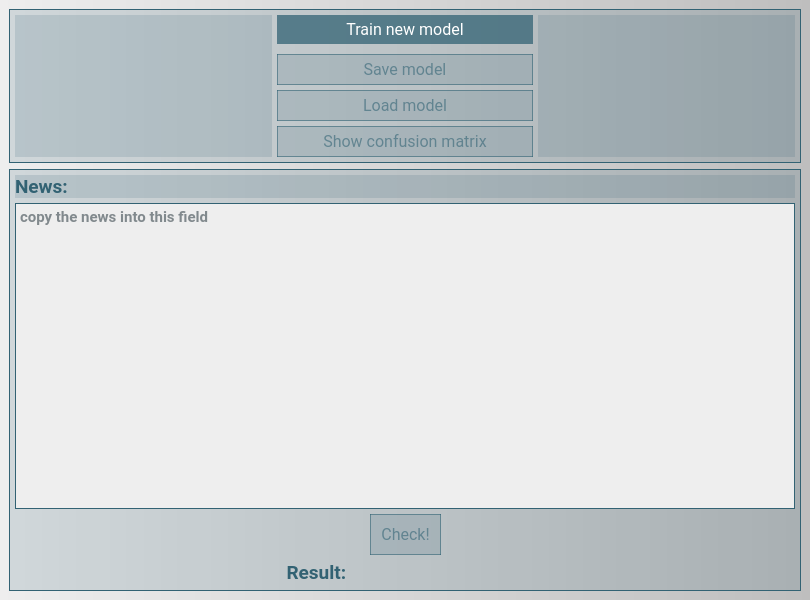
<?xml version="1.0" encoding="UTF-8"?>
<ui version="4.0">
 <class>MainWindow</class>
 <widget class="QMainWindow" name="MainWindow">
  <property name="geometry">
   <rect>
    <x>0</x>
    <y>0</y>
    <width>810</width>
    <height>600</height>
   </rect>
  </property>
  <property name="windowTitle">
   <string>Is news fake?</string>
  </property>
  <property name="styleSheet">
   <string notr="true">background-color: qlineargradient(spread:pad, x1:0, y1:0, x2:1, y2:0, stop:0 rgba(238, 238, 238, 255), stop:1 rgba(190, 190, 190, 255));
font-family: Roboto;</string>
  </property>
  <widget class="QWidget" name="centralwidget">
   <layout class="QVBoxLayout" name="verticalLayout">
    <item>
     <widget class="QFrame" name="top_frame">
      <property name="styleSheet">
       <string notr="true">font-size: 12pt;
color: rgba(50, 98, 115, 255);
border: 1px solid  rgba(50, 98, 115, 255);
background-color: rgba(50, 98, 115, 40);</string>
      </property>
      <layout class="QGridLayout" name="gridLayout">
       <property name="leftMargin">
        <number>5</number>
       </property>
       <property name="topMargin">
        <number>5</number>
       </property>
       <property name="rightMargin">
        <number>5</number>
       </property>
       <property name="bottomMargin">
        <number>5</number>
       </property>
       <property name="spacing">
        <number>5</number>
       </property>
       <item row="3" column="1">
        <widget class="QPushButton" name="load_model">
         <property name="enabled">
          <bool>false</bool>
         </property>
         <property name="styleSheet">
          <string notr="true">QPushButton {
background-color: rgba(50, 98, 115, 190);
font-size: 12pt;
color: White;
border: None;
padding: 5px;
}

QPushButton::hover {
background-color: rgba(50, 98, 115, 255);
border: 2px solid rgba(92, 158, 173, 255);
}

QPushButton::pressed {
background-color: rgba(92, 158, 173, 255);
border: 1px solid rgba(255, 255, 255, 255);
}

QPushButton::disabled {
background-color:  rgba(50, 98, 115, 40);
border: 1px solid rgba(50, 98, 115, 150);
color:  rgba(50, 98, 115, 150);
}</string>
         </property>
         <property name="text">
          <string>Load model</string>
         </property>
        </widget>
       </item>
       <item row="0" column="1">
        <widget class="QPushButton" name="train_model">
         <property name="styleSheet">
          <string notr="true">QPushButton {
background-color: rgba(50, 98, 115, 190);
font-size: 12pt;
color: White;
border: None;
padding: 5px;
}

QPushButton::hover {
background-color: rgba(50, 98, 115, 255);
border: 2px solid rgba(92, 158, 173, 255);
}

QPushButton::pressed {
background-color: rgba(92, 158, 173, 255);
border: 1px solid rgba(255, 255, 255, 255);
}

QPushButton::disabled {
background-color:  rgba(50, 98, 115, 40);
border: 1px solid rgba(50, 98, 115, 150);
color:  rgba(50, 98, 115, 150);
}</string>
         </property>
         <property name="text">
          <string>Train new model</string>
         </property>
        </widget>
       </item>
       <item row="2" column="1">
        <widget class="QPushButton" name="save_model">
         <property name="enabled">
          <bool>false</bool>
         </property>
         <property name="styleSheet">
          <string notr="true">QPushButton {
background-color: rgba(50, 98, 115, 190);
font-size: 12pt;
color: White;
border: None;
padding: 5px;
}

QPushButton::hover {
background-color: rgba(50, 98, 115, 255);
border: 2px solid rgba(92, 158, 173, 255);
}

QPushButton::pressed {
background-color: rgba(92, 158, 173, 255);
border: 1px solid rgba(255, 255, 255, 255);
}

QPushButton::disabled {
background-color:  rgba(50, 98, 115, 40);
border: 1px solid rgba(50, 98, 115, 150);
color:  rgba(50, 98, 115, 150);
}</string>
         </property>
         <property name="text">
          <string>Save model</string>
         </property>
        </widget>
       </item>
       <item row="4" column="1">
        <widget class="QPushButton" name="show_info">
         <property name="enabled">
          <bool>false</bool>
         </property>
         <property name="styleSheet">
          <string notr="true">QPushButton {
background-color: rgba(50, 98, 115, 190);
font-size: 12pt;
color: White;
border: None;
padding: 5px;
}

QPushButton::hover {
background-color: rgba(50, 98, 115, 255);
border: 2px solid rgba(92, 158, 173, 255);
}

QPushButton::pressed {
background-color: rgba(92, 158, 173, 255);
border: 1px solid rgba(255, 255, 255, 255);
}

QPushButton::disabled {
background-color:  rgba(50, 98, 115, 40);
border: 1px solid rgba(50, 98, 115, 150);
color:  rgba(50, 98, 115, 150);
}</string>
         </property>
         <property name="text">
          <string>Show confusion matrix</string>
         </property>
        </widget>
       </item>
       <item row="0" column="0" rowspan="5">
        <widget class="QLabel" name="model_status">
         <property name="styleSheet">
          <string notr="true">color: #326273;
font-size: 15pt;
background-color: rgba(50, 98, 115, 40);
border: none;</string>
         </property>
         <property name="text">
          <string/>
         </property>
         <property name="alignment">
          <set>Qt::AlignmentFlag::AlignCenter</set>
         </property>
        </widget>
       </item>
       <item row="0" column="2" rowspan="5">
        <widget class="QLabel" name="process">
         <property name="styleSheet">
          <string notr="true">color: #326273;
font-size: 12pt;
background-color: rgba(50, 98, 115, 40);
border: none;</string>
         </property>
         <property name="text">
          <string/>
         </property>
         <property name="alignment">
          <set>Qt::AlignmentFlag::AlignCenter</set>
         </property>
        </widget>
       </item>
      </layout>
     </widget>
    </item>
    <item>
     <widget class="QFrame" name="center_frame">
      <property name="styleSheet">
       <string notr="true">font-size: 12pt;
color: rgba(50, 98, 115, 255);
border: 1px solid  rgba(50, 98, 115, 255);
background-color: rgba(50, 98, 115, 40);</string>
      </property>
      <layout class="QGridLayout" name="gridLayout_2">
       <property name="leftMargin">
        <number>5</number>
       </property>
       <property name="topMargin">
        <number>5</number>
       </property>
       <property name="rightMargin">
        <number>5</number>
       </property>
       <property name="bottomMargin">
        <number>5</number>
       </property>
       <property name="spacing">
        <number>5</number>
       </property>
       <item row="1" column="0" colspan="4">
        <widget class="QPlainTextEdit" name="news_text">
         <property name="styleSheet">
          <string notr="true">background-color: #EEEEEE;
color: #13242B;
border: 1px solid #326273;
font-weight: bold;
font-size: 11pt;
</string>
         </property>
         <property name="placeholderText">
          <string>copy the news into this field</string>
         </property>
        </widget>
       </item>
       <item row="0" column="0" colspan="4">
        <widget class="QLabel" name="label">
         <property name="styleSheet">
          <string notr="true">color: #326273;
font-weight: bold;
font-size: 14pt;
background-color: rgba(50, 98, 115, 40);
border: none;</string>
         </property>
         <property name="text">
          <string>News:</string>
         </property>
        </widget>
       </item>
       <item row="2" column="3">
        <spacer name="horizontalSpacer_2">
         <property name="orientation">
          <enum>Qt::Orientation::Horizontal</enum>
         </property>
         <property name="sizeHint" stdset="0">
          <size>
           <width>40</width>
           <height>20</height>
          </size>
         </property>
        </spacer>
       </item>
       <item row="3" column="0">
        <widget class="QLabel" name="label_3">
         <property name="styleSheet">
          <string notr="true">color: #326273;
font-weight: bold;
font-size: 14pt;
border: none;
background-color: transparent;</string>
         </property>
         <property name="text">
          <string>Result:    </string>
         </property>
         <property name="alignment">
          <set>Qt::AlignmentFlag::AlignRight|Qt::AlignmentFlag::AlignTrailing|Qt::AlignmentFlag::AlignVCenter</set>
         </property>
        </widget>
       </item>
       <item row="2" column="0">
        <spacer name="horizontalSpacer">
         <property name="orientation">
          <enum>Qt::Orientation::Horizontal</enum>
         </property>
         <property name="sizeHint" stdset="0">
          <size>
           <width>40</width>
           <height>20</height>
          </size>
         </property>
        </spacer>
       </item>
       <item row="2" column="1" colspan="2">
        <widget class="QPushButton" name="check_news">
         <property name="enabled">
          <bool>false</bool>
         </property>
         <property name="styleSheet">
          <string notr="true">QPushButton {
background-color: rgba(50, 98, 115, 190);
font-size: 12pt;
color: White;
border: None;
padding: 10px
}

QPushButton::hover {
background-color: rgba(50, 98, 115, 255);
border: 2px solid rgba(92, 158, 173, 255);
}

QPushButton::pressed {
background-color: rgba(92, 158, 173, 255);
border: 1px solid rgba(255, 255, 255, 255);
}

QPushButton::disabled {
background-color:  rgba(50, 98, 115, 40);
border: 1px solid rgba(50, 98, 115, 150);
color:  rgba(50, 98, 115, 150);
}</string>
         </property>
         <property name="text">
          <string>Check!</string>
         </property>
        </widget>
       </item>
       <item row="3" column="1" colspan="3">
        <widget class="QLineEdit" name="result">
         <property name="enabled">
          <bool>false</bool>
         </property>
         <property name="styleSheet">
          <string notr="true">color: #326273;
font-weight: bold;
font-size: 14pt;
border: none;
background-color: transparent;</string>
         </property>
         <property name="alignment">
          <set>Qt::AlignmentFlag::AlignCenter</set>
         </property>
        </widget>
       </item>
      </layout>
     </widget>
    </item>
   </layout>
  </widget>
 </widget>
 <resources/>
 <connections/>
</ui>
